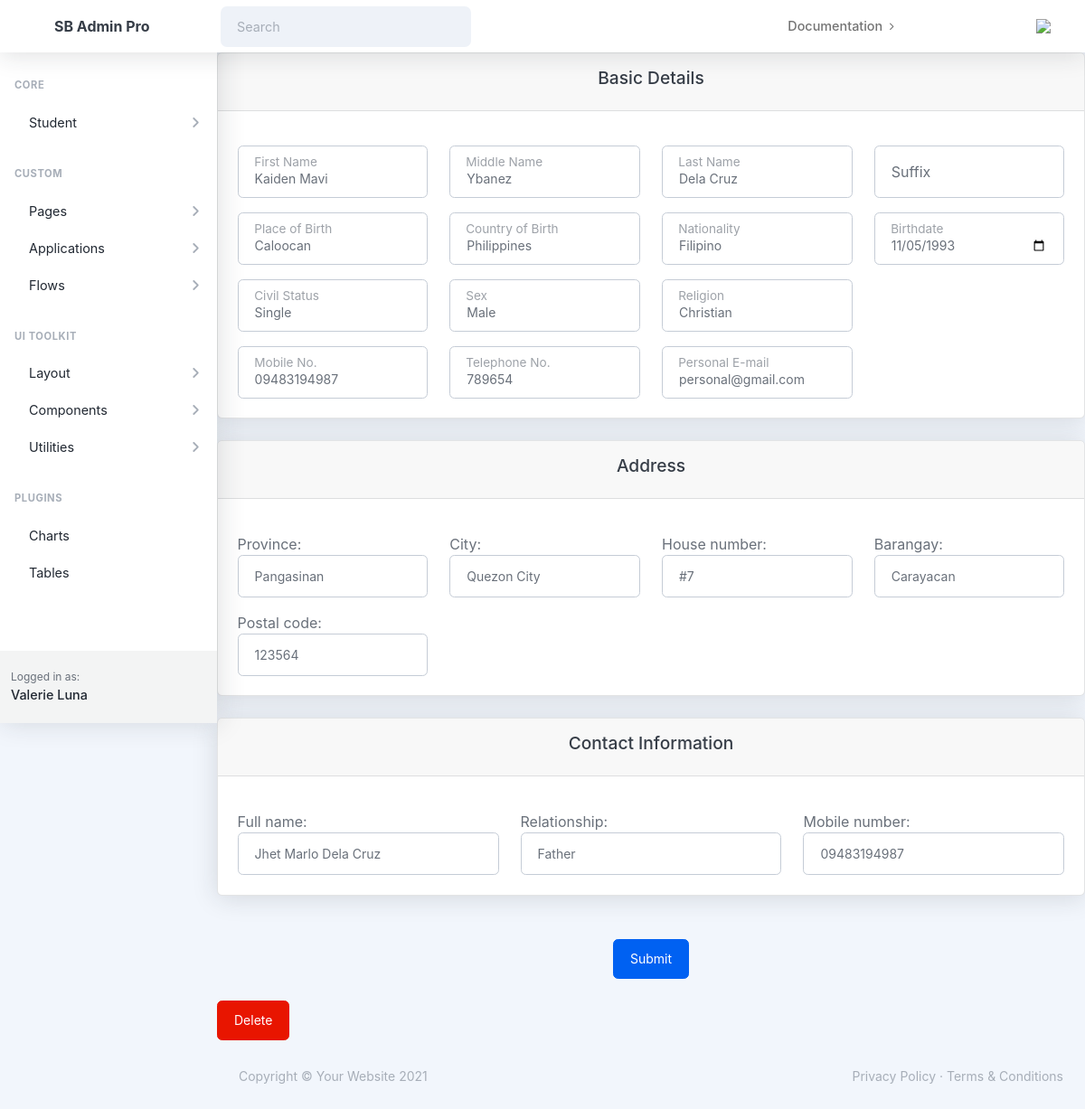
The app's page /students/update/1/ with its own data.
### students/models.py (models this page shows, shortened)
class Student(models.Model):
    std_sch_id = models.CharField(max_length=50)
    first_name = models.CharField(max_length=100)
    middle_name = models.CharField(max_length=100)
    last_name = models.CharField(max_length=100)
    suffix = models.CharField(max_length=10, blank=True)
    birth_date = models.DateField()
    country_of_birth = models.CharField(max_length=100)
    birth_place = models.CharField(max_length=100)
    nationality = models.CharField(max_length=100)
    CIVIL_STATUS_CHOICES = [
        ('single', 'Single'),
        ('married', 'Married'),
        ('widowed', 'Widowed'),
        ('divorced', 'Divorced'),
        ('separated', 'Separated'),
    ]
    civil_status = models.CharField(max_length=20, choices=CIVIL_STATUS_CHOICES, blank=True)
    SEX_CHOICES = [
        ('male', 'Male'),
        ('female', 'Female'),
    ]
    sex = models.CharField(max_length=10, choices=SEX_CHOICES, blank=True)
    religion = models.CharField(max_length=100)
    mobile_number = models.CharField(max_length=20)
    telephone_number = models.CharField(max_length=20, blank=True)
    personal_email = models.EmailField()

class Address(models.Model):
    student = models.OneToOneField(Student, on_delete=models.CASCADE)
    province = models.CharField(max_length=100)
    city = models.CharField(max_length=100)
    house_number = models.CharField(max_length=20)
    barangay = models.CharField(max_length=100)
    postal_code = models.CharField(max_length=10)

class Contact(models.Model):
    student = models.ForeignKey(Student, on_delete=models.CASCADE, related_name='contacts')
    full_name = models.CharField(max_length=100)
    relationship = models.CharField(max_length=20)
    mobile_number = models.CharField(max_length=20, blank=True)

### students/views.py (the view)
# urls.py: path('update/<int:student_id>/', update_student, name='update-student'),
def update_student(request, student_id):
    student = get_object_or_404(Student, pk=student_id)
    address = Address.objects.filter(student=student).first()
    contacts = Contact.objects.filter(student=student)
    if request.method == 'POST':
        student_form = EditStudentDetail(request.POST, instance=student)
        address_form = EditAddressDetail(request.POST, instance=address)
        contact_forms = [EditContactDetail(request.POST, instance=contact) for contact in contacts]
        if (student_form.is_valid() and address_form.is_valid()
                and all(cf.is_valid() for cf in contact_forms)):
            student_form.save()
            address_form.save()
            for cf in contact_forms:
                cf.save()
            messages.success(request, 'Student details updated successfully!')
            return redirect('students:students-home')
        else:
            print("Student Form Errors:", student_form.errors)
            print("Address Form Errors:", address_form.errors)
            for cf in contact_forms:
                print("Contact Form Errors:", cf.errors)
    else:
        student_form = StudentRegistrationForm(instance=student)
        address_form = AddressForm(instance=address)
        contact_forms = [ContactForm(instance=contact) for contact in contacts]
    return render(request, 'students/update-student.html', {
        'student_form': student_form,
        'address_form': address_form,
        'contact_form': contact_forms,
        'student_id': student_id,
    })

### students/forms.py
class AddressForm(forms.ModelForm):
    class Meta:
        model = Address
        fields = ['province', 'city', 'house_number', 'barangay', 'postal_code']
        widgets = {
            'province': forms.TextInput(attrs={'class': 'form-control', 'id': 'floatingInput', 'placeholder': 'Province'}),
            'city': forms.TextInput(attrs={'class': 'form-control', 'id': 'floatingInput', 'placeholder': 'City'}),
            'house_number': forms.TextInput(attrs={'class': 'form-control', 'id': 'floatingInput', 'placeholder': 'House Number'}),
            'barangay': forms.TextInput(attrs={'class': 'form-control', 'id': 'floatingInput', 'placeholder': 'Barangay'}),
            'postal_code': forms.TextInput(attrs={'class': 'form-control', 'id': 'floatingInput', 'placeholder': 'Postal Code'}),
        }

### students/templates/students/update-student.html (shortened to what this page needs)
{% extends 'students/base.html' %}
{% load crispy_forms_tags %}
{% block content %}
<form method="post">
    <div class="card mb-4">
        <div class="card-header text-center">
            <h4>Basic Details</h4>
        </div>
        <div class="card-body">
            <div class="row">
                                    <div class="col-3 mt-3">
                                            <div class="form-floating">
                                                {{ student_form.first_name }}
                                                <label for="{{ student_form.first_name.id_for_label }}" >{{ student_form.first_name.label }}</label>
                                            </div>
                                    </div>
                                    <div class="col-3 mt-3">
                                            <div class="form-floating">
                                                {{ student_form.middle_name }}
                                                <label for="{{ student_form.middle_name.id_for_label }}">{{ student_form.middle_name.label }}</label>
                                            </div>
                                    </div>
                                    <div class="col-3 mt-3">
                                            <div class="form-floating">
                                                {{ student_form.last_name }}
                                                <label for="{{ student_form.last_name.id_for_label }}">{{ student_form.last_name.label }}</label>
                                            </div>
                                    </div>
                                    <div class="col-3 mt-3">
                                            <div class="form-floating">
                                                {{ student_form.suffix }}
                                                <label for="{{ student_form.suffix.id_for_label }}">{{ student_form.suffix.label }}</label>
                                            </div>
                                    </div>
            </div>
            <div class="row" >
                                    <div class="col-3 mt-3">
                                            <div class="form-floating">
                                                {{ student_form.birth_place }}
                                                <label for="{{ student_form.birth_place.id_for_label }}">{{ student_form.birth_place.label }}</label>
                                            </div>
                                    </div>
                                    <div class="col-3 mt-3">
                                            <div class="form-floating">
                                                {{ student_form.country_of_birth }}
                                                <label for="{{ student_form.country_of_birth.id_for_label }}">{{ student_form.country_of_birth.label }}</label>
                                            </div>
                                    </div>
                                    <div class="col-3 mt-3">
                                            <div class="form-floating">
                                                {{ student_form.nationality }}
                                                <label for="{{ student_form.nationality.id_for_label }}">{{ student_form.nationality.label }}</label>
                                            </div>
                                    </div>
                                    <div class="col-3 mt-3">
                                            <div class="form-floating">
                                                {{ student_form.birth_date }}
                                                <label for="{{ student_form.birth_date.id_for_label }}">{{ student_form.birth_date.label }}</label>
                                            </div>
                                    </div>
            </div>
            <div class="row">
                                    <div class="col-3 mt-3">
                                            <div class="form-floating">
                                                {{ student_form.civil_status }}
                                                <label for="{{ student_form.civil_status.id_for_label }}">{{ student_form.civil_status.label }}</label>
                                            </div>
                                    </div>
                                    <div class="col-3 mt-3">
                                            <div class="form-floating">
                                                {{ student_form.sex }}
                                                <label for="{{ student_form.sex.id_for_label }}">{{ student_form.sex.label }}</label>
                                            </div>
                                    </div>
                                    <div class="col-3 mt-3">
                                            <div class="form-floating">
                                                {{ student_form.religion }}
                                                <label for="{{ student_form.religion.id_for_label }}">{{ student_form.religion.label }}</label>
                                            </div>
                                    </div>
            </div>
            <div class="row">
                                    <div class="col-3 mt-3">
                                            <div class="form-floating">
                                                {{ student_form.mobile_number }}
                                                <label for="{{ student_form.mobile_number.id_for_label }}">{{ student_form.mobile_number.label }}</label>
                                            </div>
                                    </div>
                                    <div class="col-3 mt-3">
                                            <div class="form-floating">
                                                {{ student_form.telephone_number }}
                                                <label for="{{ student_form.telephone_number.id_for_label }}">{{ student_form.telephone_number.label }}</label>
                                            </div>
                                    </div>
                                    <div class="col-3 mt-3">
                                            <div class="form-floating">
                                                {{ student_form.personal_email }}
                                                <label for="{{ student_form.personal_email.id_for_label }}">{{ student_form.personal_email.label }}</label>
                                            </div>
                                    </div>
            </div>
        </div>
    </div>
    <div class="card mb-4">
        <div class="card-header text-center">
            <h4>Address</h4>
        </div>
        <div class="card-body">
                                <div class="row">
                                    <div class="col-3 mt-3">
                                        {{ address_form.province.label_tag }}
                                        {{ address_form.province }}
                                    </div>
                                    <div class="col-3 mt-3">
                                        {{ address_form.city.label_tag }}
                                        {{ address_form.city }}
                                    </div>
                                    <div class="col-3 mt-3">
                                        {{ address_form.house_number.label_tag }}
                                        {{ address_form.house_number }}
                                    </div>
                                    <div class="col-3 mt-3">
                                        {{ address_form.barangay.label_tag }}
                                        {{ address_form.barangay }}
                                    </div>
                                </div>
                                <div class="row">
                                    <div class="col-3 mt-3">
                                        {{ address_form.postal_code.label_tag }}
                                        {{ address_form.postal_code }}
                                    </div>
                                </div>
        </div>
    </div>
        <div class="card mb-4">
            <div class="card-header text-center">
              <h4>Contact Information</h4>
            </div>
            <div class="card-body">
            {% for contact_form in contact_form %}
              <div class="row justify-content-center">
                                            <div class="col-4 mt-3">
                                                {{ contact_form.full_name.label_tag }}
                                                {{ contact_form.full_name }}
                                            </div>
                                            <div class="col-4    mt-3">
                                                {{ contact_form.relationship.label_tag }}
                                                {{ contact_form.relationship }}
                                            </div>
                                            <div class="col-4    mt-3">
                                                {{ contact_form.mobile_number.label_tag }}
                                                {{ contact_form.mobile_number }}
                                            </div>
              </div>
            {% endfor %}
            </div>
        </div>
    <div class="mt-3 text-center">
        <button type="submit" class="btn btn-primary mb-4 mt-4">Submit</button>
    </div>
<form action="{% url 'students:delete-student' student_id %}" method="post">
    <input type="submit" value="Delete" class="btn btn-danger">
</form>
</form>
{% endblock %}

### records on screen
Student: first_name "Kaiden Mavi", middle_name "Ybanez", last_name "Dela Cruz", birth_place "Caloocan", country_of_birth "Philippines", nationality "Filipino", birth_date "11/05/1993", civil_status "Single", sex "Male", religion "Christian", mobile_number "09483194987", telephone_number "789654", personal_email "personal@gmail.com"
Address: province "Pangasinan", city "Quezon City", house_number "#7", barangay "Carayacan", postal_code "123564"
Contact: full_name "Jhet Marlo Dela Cruz", relationship "Father", mobile_number "09483194987"

### other values on screen
{{ address_form.province.label_tag }} "Province:"
{{ address_form.city.label_tag }} "City:"
{{ address_form.house_number.label_tag }} "House number:"
{{ address_form.barangay.label_tag }} "Barangay:"
{{ address_form.postal_code.label_tag }} "Postal code:"
{{ contact_form.full_name.label_tag }} "Full name:"
{{ contact_form.relationship.label_tag }} "Relationship:"
{{ contact_form.mobile_number.label_tag }} "Mobile number:"
